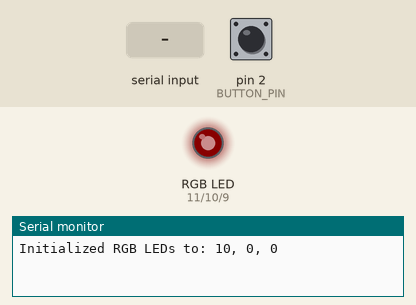
Recording of a sketch running on a simulated Arduino Uno, built with avr-gcc and run on an emulated ATmega328P. Parts: an RGB LED mixed from three pins (HIGH = lit), the last lines printed to the serial monitor. The test bench sets the inputs (shaded band); at power-on: pin 2 (BUTTON_PIN) HIGH. Dim RGB values are drawn brighter than linear.

Above: at 1.2 s.
1.3 s: pin 2 (BUTTON_PIN) pulled LOW for 0.15 s
At 2.0 s:
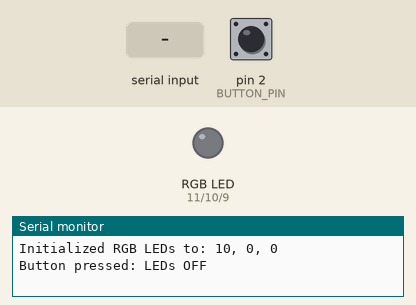
2.9 s: "90,45,200\n" received over Serial
4.4 s: pin 2 (BUTTON_PIN) pulled LOW for 1 s
At 5.5 s:
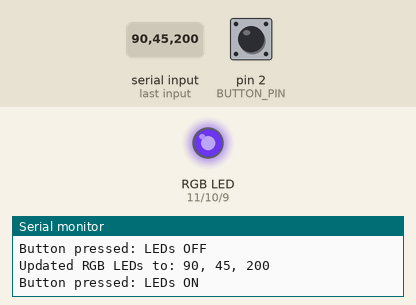
6.9 s: "30,150,10\n" received over Serial
At 7.7 s:
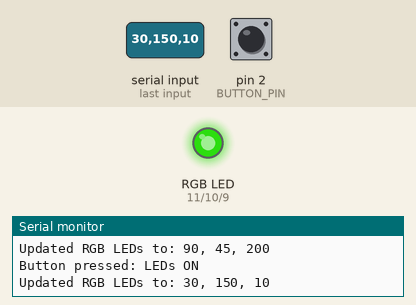
8.4 s: "1,90,45\n" received over Serial
At 8.8 s:
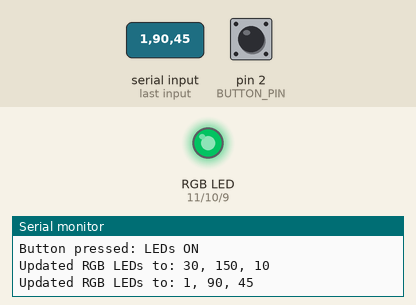
Timing chart, 0 to 10.9 s (numbered marks = the images above; inputs shaded):
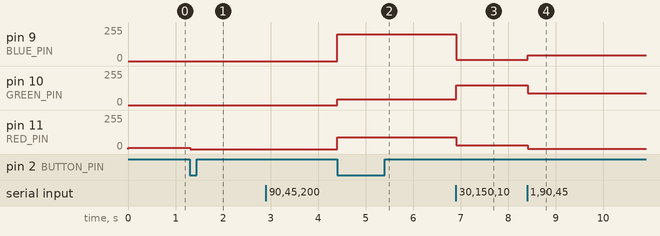

The sketch:

stimulus_light.ino
```cpp
#include <Arduino.h>
#include <Bounce2.h>

#define RED_PIN 11    // Pin for red channel of RGB LED
#define GREEN_PIN 10  // Pin for green channel of RGB LED
#define BLUE_PIN 9    // Pin for blue channel of RGB LED
#define BUTTON_PIN 2  // Pin for button input

// Define brightness levels for each color channel (0-255)
int red_brightness = 10;
int green_brightness = 0;
int blue_brightness = 0;

// Bounce instance for button debouncing
Bounce button = Bounce();

// Variable to store the LED state
bool ledState = HIGH;

void setup() {
  // Set RGB pins as outputs
  pinMode(RED_PIN, OUTPUT);
  pinMode(GREEN_PIN, OUTPUT);
  pinMode(BLUE_PIN, OUTPUT);

  // Set the RGB LED to initial color
  analogWrite(RED_PIN, red_brightness);
  analogWrite(GREEN_PIN, green_brightness);
  analogWrite(BLUE_PIN, blue_brightness);

  // Attach the Bounce instance to the button pin (external pull-down or pull-up)
  button.attach(BUTTON_PIN, INPUT_PULLUP);
  button.interval(5); // debounce interval in ms

  // Begin serial communication for debugging and control
  Serial.begin(9600);
  Serial.print("Initialized RGB LEDs to: ");
  Serial.print(red_brightness); Serial.print(", ");
  Serial.print(green_brightness); Serial.print(", ");
  Serial.println(blue_brightness);
}

void loop() {
  // Update the Bounce instance (MUST be called every loop)
  button.update();

  // If the button state changed (from HIGH to LOW or LOW to HIGH)
  if (button.changed()) {
    int debouncedInput = button.read();
    // If the changed value is LOW (button pressed)
    if (debouncedInput == LOW) {
      ledState = !ledState; // Toggle LED state
      if (ledState == HIGH) {
        analogWrite(RED_PIN, red_brightness);
        analogWrite(GREEN_PIN, green_brightness);
        analogWrite(BLUE_PIN, blue_brightness);
        Serial.println("Button pressed: LEDs ON");
      } else {
        analogWrite(RED_PIN, 0);
        analogWrite(GREEN_PIN, 0);
        analogWrite(BLUE_PIN, 0);
        Serial.println("Button pressed: LEDs OFF");
      }
    }
  }

  // Check for serial input to update LED brightness
  // Input format: R,G,B (e.g., 128,64,255)
  if (Serial.available() > 0) {
    String input = Serial.readStringUntil('\n');
    input.trim();
    // Parse input string for RGB values
    int comma1 = input.indexOf(',');
    int comma2 = input.lastIndexOf(',');
    if (comma1 > 0 && comma2 > comma1) {
      int r = input.substring(0, comma1).toInt();
      int g = input.substring(comma1 + 1, comma2).toInt();
      int b = input.substring(comma2 + 1).toInt();
      // Clamp values between 0 and 255
      red_brightness = constrain(r, 0, 255);
      green_brightness = constrain(g, 0, 255);
      blue_brightness = constrain(b, 0, 255);
      // Update brightness if LEDs are on
      if (ledState == HIGH) {
        analogWrite(RED_PIN, red_brightness);
        analogWrite(GREEN_PIN, green_brightness);
        analogWrite(BLUE_PIN, blue_brightness);
      }
      // Print confirmation to serial monitor
      Serial.print("Updated RGB LEDs to: ");
      Serial.print(red_brightness); Serial.print(", ");
      Serial.print(green_brightness); Serial.print(", ");
      Serial.println(blue_brightness);
    } else {
      // Print error if input format is invalid
      Serial.println("Invalid input. Use format: R,G,B");
    }
  }
}
```

Measured:
- after the input at 1.3 s, pin 11 (RED_PIN): 10/255 → 0/255 at once
- after the input at 4.4 s, pin 9 (BLUE_PIN): 0/255 → 200/255 at once; pin 10 (GREEN_PIN): 0/255 → 45/255 at once; pin 11 (RED_PIN): 0/255 → 90/255 at once
- after the input at 6.9 s, pin 9 (BLUE_PIN): 200/255 → 10/255 at once; pin 10 (GREEN_PIN): 45/255 → 150/255 at once; pin 11 (RED_PIN): 90/255 → 30/255 at once
- after the input at 8.4 s, pin 9 (BLUE_PIN): 10/255 → 45/255 at once; pin 10 (GREEN_PIN): 150/255 → 90/255 at once; pin 11 (RED_PIN): 30/255 → 1/255 at once
